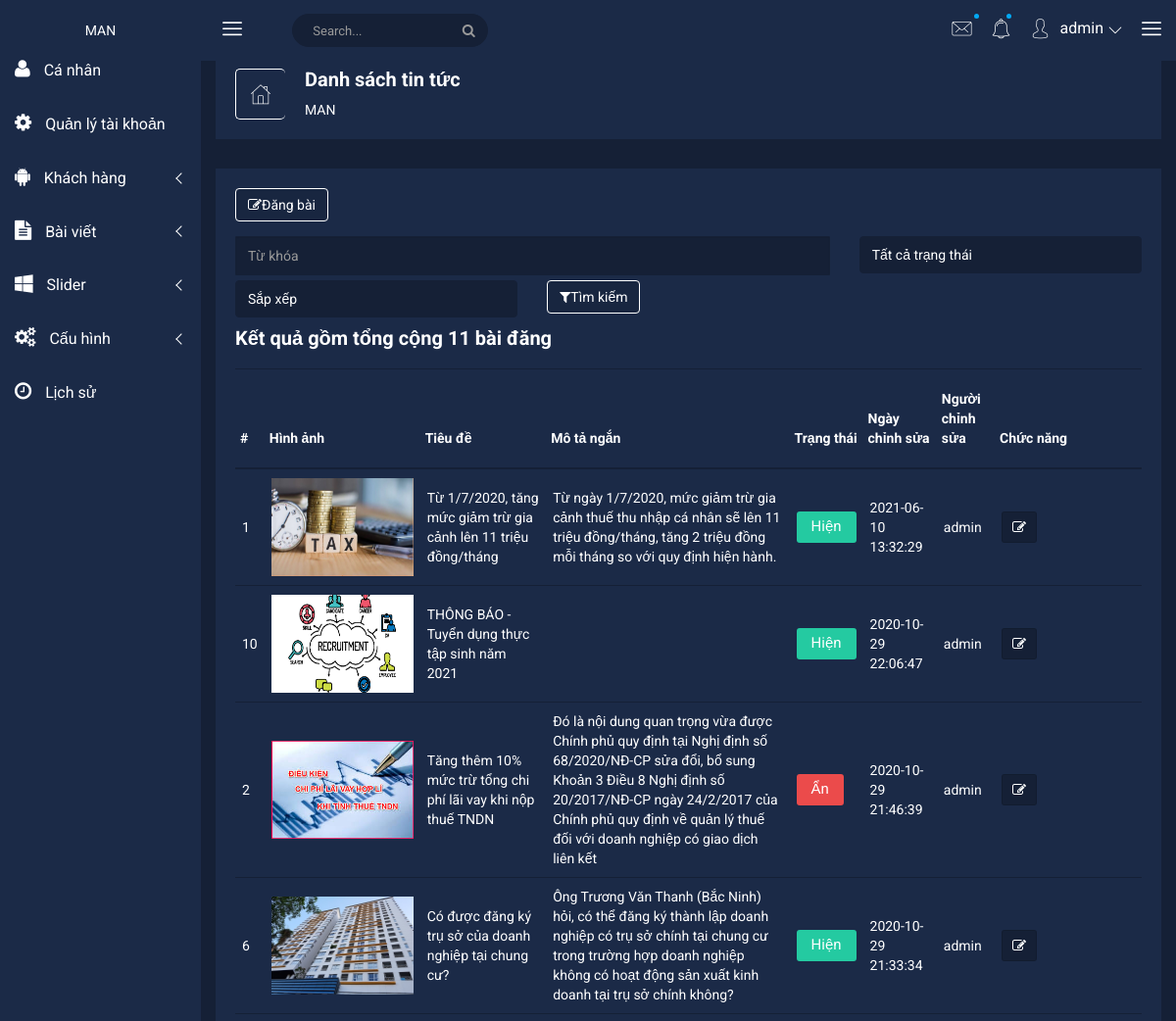
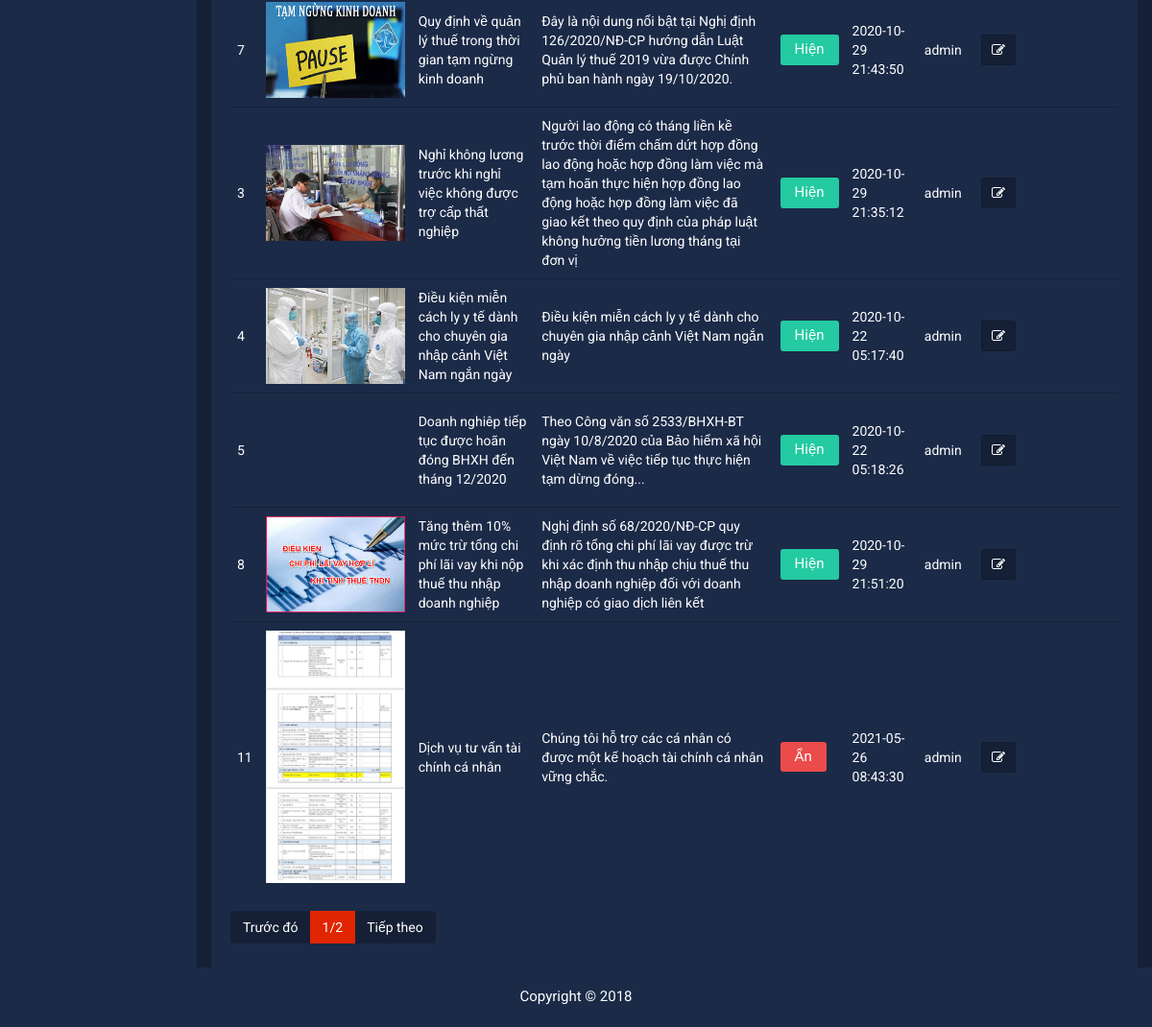
The app's page /man/admin/lst-post.php (signed in) with its own data (2 pictures, top to bottom).
### tables this page shows
CREATE TABLE `news` (
  `id` int(11) NOT NULL AUTO_INCREMENT,
  `tit` varchar(255) NOT NULL,
  `img` varchar(255) DEFAULT NULL,
  `des` varchar(500) NOT NULL,
  `content` text NOT NULL,
  `create_time` datetime NOT NULL,
  `create_mem` varchar(100) NOT NULL,
  `edit_time` datetime NOT NULL,
  `edit_mem` varchar(100) NOT NULL,
  `status` int(11) NOT NULL,
  `rank` int(11) NOT NULL DEFAULT 0,
  `catid` int(11) DEFAULT 0,
  PRIMARY KEY (`id`)
);

### man/admin/lst-post.php (called while the page is built, shortened)
<?php
	require_once('../lib/paging.php');
	require_once('layout.php');
?>

### man/lib/db.php (called while the page is built, shortened)
<?php
class DP{
	private static function connect_DB()
	{
		$host='localhost';
		$dbname='man_db';
		$us='man';
		$pass='man@123';
		try {
			$conn = new PDO("mysql:host=$host;dbname=$dbname;charset=utf8mb4",$us, $pass,array(
		 			PDO::ATTR_ERRMODE => PDO::ERRMODE_EXCEPTION,
		 			PDO::ATTR_PERSISTENT => false,
		 			PDO::MYSQL_ATTR_INIT_COMMAND => "SET NAMES utf8"
		 		)
		 	);
			return $conn;
		}
		catch(PDOException $e)
		{
			echo "Error: " . $e->getMessage();
			return null;
    	}
	}
	public static function run_query_internal($q,$paras,$t,$con){
		try{
			$h=$con->prepare($q);
			$h->execute();
			switch($t)
			{
				case 2: $r=$h->fetchAll();break;
			}
			return $r;
		}
		catch(PDOException $e)
		{
			echo '<h1>'.$e->getMessage().'</h1>';
			return false;
		}
	}
	public static function run_query($q,$paras,$t){
		$con=DP::connect_DB();
		return DP::run_query_internal($q,$paras,$t,$con);
	}
}
?>

### man/lib/paging.php (called while the page is built)
<?php
class Paging
{
	static public function div_Page($num_item, $num_item_per_page, $page_idx, &$num_page,&$begin, &$end)
	{
		$num_page=floor($num_item/$num_item_per_page)+($num_item%$num_item_per_page!=0?1:0);
		$begin=($page_idx-1)*$num_item_per_page+1;
		$end=($begin+$num_item_per_page-1>$num_item?$num_item:$begin+$num_item_per_page-1);
	}
}
?>

### man/admin/component/lst_post_ctp.php (the view, shortened to what this page needs)
<?php
$query_string='';
$query ='SELECT `id`, `tit`, `img`,`des`, `content`, `create_time`, `create_mem`, `edit_time`, `edit_mem`, `status`, `rank` FROM `news`';
$paras=[];
$lst_post=DP::run_query($query,$paras,2);
$num_page=0;$begin=-1;$end=-1;
$num_per_page=10;$page_idx=(isset($_GET['page'])?$_GET['page']:1);
?>
<div class="product-status-wrap">
    <div>
        <button class="btn" style="color:#fff;background-color: RGBA(0,0,0,0.1);border:solid 1px #fff" onclick="window.location.href='post.php'"><i class="fa fa-edit"></i>Đăng bài</button>
    </div>
    <div class="filter" style="margin-top:10px">
        <form method="get">
            <div class="row">
                <div class="col-md-8" style="padding-top: 5px;">
                    <input name="txtTitle" type="text" class="form-control" placeholder="Từ khóa" <?php echo (isset($_GET['txtTitle'])?'value="'.$_GET['txtTitle'].'"':'');?>>
                </div>
                <div class="col-md-4" style="padding-top: 5px;">
                    <select name="ddl_trangthai" class="custom-select" style="color:#fff;background-color: #152036;border:solid 1px #152036;">
                        <option value="" selected>Tất cả trạng thái</option>
                    </select>
                </div>
                </div>
                <div class="row">
                <div class="col-md-4" style="padding-top: 5px;">
                    <select name="sort" class="custom-select" style="color:#fff;background-color: #152036;border:solid 1px #152036;">
                        <option value="" selected>Sắp xếp</option>
                    </select>
                </div>
                <div class="col-md-4 col-lg-3" style="padding-top: 5px;">
                 <button class="btn" style="color:#fff;background-color: RGBA(0,0,0,0.1);border:solid 1px #fff"><i class="fa fa-filter"></i>Tìm kiếm</button>
                </div>
            </div>
        </form>
    </div>
    <h4 style="margin-top: 10px">Kết quả gồm tổng cộng <?php echo count($lst_post);?> bài đăng</h4>
    <?php
    if($num_page>0)
    {
    ?>
    <table id="tb-post">
        <tbody>
            <tr>
                <th><a href="<?php echo ($query_string==''?'?':$query_string.'&');?>sort=<?php echo (!isset($_GET['sort'])? '0':($_GET['sort']==1?'0':'1') );?>">#</a></th>
                <th>Hình ảnh</th>
                <th style="min-width:20%;">Tiêu đề</th>
                <th>Mô tả ngắn</th>
                <th>Trạng thái</th>
                <th>Ngày chỉnh sửa</th>
                <th>Người chỉnh sửa</th>
                <th style="min-width:150px;">Chức năng</th>
            </tr>
            <?php
            foreach ($lst_post as $key=>$post) {
                if($key>=$begin-1 && $key<=$end-1)
                {
            ?>
            <tr>
                <td><?php echo $post['id'];?></td>
                <td><a href=""><img style="min-height:100px;width:auto;" src="<?php echo '../'.NEWS_PATH.$post['img'].'?'.rand();?>" alt=""></a></td>
                <td><a href="post.php?id=<?php echo $post['id'];?>"><?php echo $post['tit']?></a></td>
                <td><a href=""><?php echo $post['des']?></a></td>
                <td>
                    <button class="<?php echo $post['status']==1?'pd-setting':'ds-setting';?>"><?php echo $post['status']==1?'Hiện':($post['status']==2?'Chưa duyệt':'Ẩn');?></button>
                </td>
                <td><?php echo $post['edit_time'];?></td>
                <td><?php echo $post['edit_mem'];?></td>
                <td>
                    <button data-toggle="tooltip" title="" class="pd-setting-ed" data-original-title="Edit" onclick="window.location.href='post.php?id=<?php echo $post['id'];?>'"><i class="fa fa-pencil-square-o" aria-hidden="true"></i></button>
                </td>
            </tr>
            <?php
                }
            }
            ?>
        </tbody>
    </table>
    <div class="custom-pagination" id="paging-std" tb-id="tb-post" num-per-page='10'>
        <ul class="pagination">
            <li class="page-item"><a href="<?php echo ($query_string==''?'?':$query_string.'&');?>page=<?php echo ($page_idx==1?$page_idx:($page_idx-1));?>" name="pre-page" class="page-link" style="cursor: pointer">Trước đó</a></li>
            <li class="page-item active"><span name="cur-page" class="page-link"><?php if(!isset($_GET['page'])) echo 1; else echo $_GET['page'];?>/<?php echo $num_page;?></span></li>
            <li class="page-item"><a href="<?php echo ($query_string==''?'?':$query_string.'&');?>page=<?php echo ($page_idx==$num_page?$page_idx:($page_idx+1));?>" name="next-page" class="page-link" style="cursor: pointer">Tiếp theo</a></li>
        </ul>
    </div>
    <?php
    }
    ?>
</div>

### man/admin/css/main.css (style rules this page uses)
html { color: #222; font-size: 1em; line-height: 1.4; }
audio, canvas, iframe, img, svg, video { vertical-align: middle; }

### man/admin/custom-css/layout.css (style rules this page uses)
table a { color:#fff; }

### man/admin/css/custom-layout.css (style rules this page uses)
.custom-select { display: inline-block; width: 100%; height: calc(2.25rem + 2px); padding: .375rem 1.75rem .375rem .75rem; line-height: 1.5; color: #495057; vertical-align: middle; background: #fff no-repeat right .75rem center; background-size: 8px 10px; border: 1px solid #ced4da; border-radius: .25rem; -webkit-appearance: none; -moz-appearance: none; appearance: none; }
.custom-control-label::before, .custom-file-label, .custom-select { transition: background-color .15s ease-in-out,border-color .15s ease-in-out,box-shadow .15s ease-in-out; }

### records on screen
news: id "1", img (picture), tit "Từ 1/7/2020, tăng mức giảm trừ gia cảnh lên 11 triệu đồng/tháng", des "Từ ngày 1/7/2020, mức giảm trừ gia cảnh thuế thu nhập cá nhân sẽ lên 11 triệu đồng/tháng, tăng 2 triệu đồng mỗi tháng so với quy định hiện hành.", status "Hiện", edit_time "2021-06-10 13:32:29", edit_mem "admin"
news: id "10", img (picture), tit "THÔNG BÁO - Tuyển dụng thực tập sinh năm 2021", status "Hiện", edit_time "2020-10-29 22:06:47", edit_mem "admin"
news: id "2", img (picture), tit "Tăng thêm 10% mức trừ tổng chi phí lãi vay khi nộp thuế TNDN", des "Đó là nội dung quan trọng vừa được Chính phủ quy định tại Nghị định số 68/2020/NĐ-CP sửa đổi, bổ sung Khoản 3 Điều 8 Nghị định số 20/2017/NĐ-CP ngày 24/2/2017 của Chính phủ quy định về quản lý thuế đối với doanh nghiệp có giao dịch liên kết", status "Ẩn", edit_time "2020-10-29 21:46:39", edit_mem "admin"
news: id "6", img (picture), tit "Có được đăng ký trụ sở của doanh nghiệp tại chung cư?", des "Ông Trương Văn Thanh (Bắc Ninh) hỏi, có thể đăng ký thành lập doanh nghiệp có trụ sở chính tại chung cư trong trường hợp doanh nghiệp không có hoạt động sản xuất kinh doanh tại trụ sở chính không?", status "Hiện", edit_time "2020-10-29 21:33:34", edit_mem "admin"
news: id "7", img (picture), tit "Quy định về quản lý thuế trong thời gian tạm ngừng kinh doanh", des "Đây là nội dung nổi bật tại Nghị định 126/2020/NĐ-CP hướng dẫn Luật Quản lý thuế 2019 vừa được Chính phủ ban hành ngày 19/10/2020.", status "Hiện", edit_time "2020-10-29 21:43:50", edit_mem "admin"
news: id "3", img (picture), tit "Nghỉ không lương trước khi nghỉ việc không được trợ cấp thất nghiệp", des "Người lao động có tháng liền kề trước thời điểm chấm dứt hợp đồng lao động hoặc hợp đồng làm việc mà tạm hoãn thực hiện hợp đồng lao động hoặc hợp đồng làm việc đã giao kết theo quy định của pháp luật không hưởng tiền lương tháng tại đơn vị", status "Hiện", edit_time "2020-10-29 21:35:12", edit_mem "admin"
news: id "4", img (picture), tit "Điều kiện miễn cách ly y tế dành cho chuyên gia nhập cảnh Việt Nam ngắn ngày", des "Điều kiện miễn cách ly y tế dành cho chuyên gia nhập cảnh Việt Nam ngắn ngày", status "Hiện", edit_time "2020-10-22 05:17:40", edit_mem "admin"
news: id "5", tit "Doanh nghiêp tiếp tục được hoãn đóng BHXH đến tháng 12/2020", des "Theo Công văn số 2533/BHXH-BT ngày 10/8/2020 của Bảo hiểm xã hội Việt Nam về việc tiếp tục thực hiện tạm dừng đóng...", status "Hiện", edit_time "2020-10-22 05:18:26", edit_mem "admin"
news: id "8", img (picture), tit "Tăng thêm 10% mức trừ tổng chi phí lãi vay khi nộp thuế thu nhập doanh nghiệp", des "Nghị định số 68/2020/NĐ-CP quy định rõ tổng chi phí lãi vay được trừ khi xác định thu nhập chịu thuế thu nhập doanh nghiệp đối với doanh nghiệp có giao dịch liên kết", status "Hiện", edit_time "2020-10-29 21:51:20", edit_mem "admin"
news: id "11", img (picture), tit "Dịch vụ tư vấn tài chính cá nhân", des "Chúng tôi hỗ trợ các cá nhân có được một kế hoạch tài chính cá nhân vững chắc.", status "Ẩn", edit_time "2021-05-26 08:43:30", edit_mem "admin"

### other values on screen
$_SESSION['ht'] "admin"
$title_page "Danh sách tin tức"
count($lst_post) "11"
$num_page "2"
